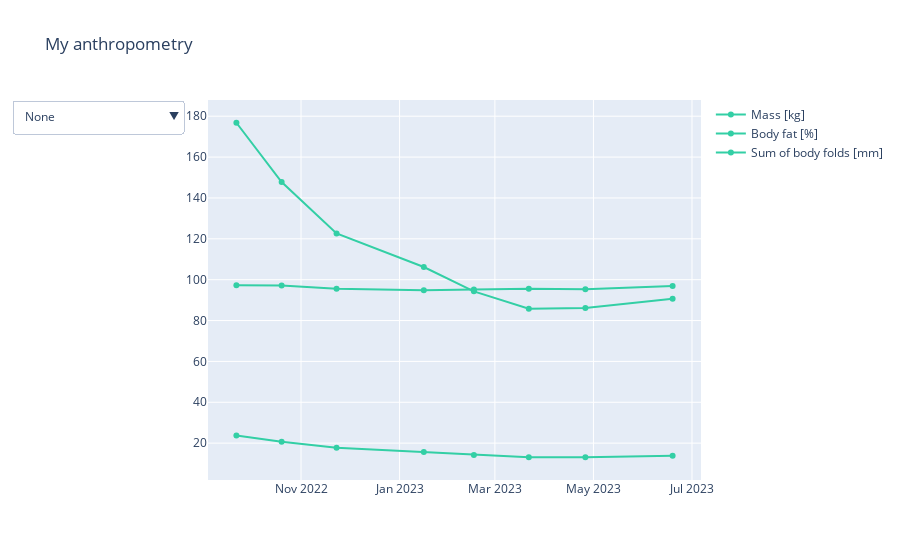

Notebook cell for this chart:
### Code cell
# Initialize figure
fig = go.Figure()

# Add Traces

fig.add_trace(
    go.Scatter(
        x=list(df.dataOrdem),
        y=list(df.massa),
        name="Mass [kg]",
        line=dict(color="#33CFA5"),
    )
)

fig.add_trace(
    go.Scatter(
        x=list(df.dataOrdem),
        y=list(df.gc),
        name="Body fat [%]",
        line=dict(color="#33CFA5"),
    )
)

fig.add_trace(
    go.Scatter(
        x=list(df.dataOrdem),
        y=list(df.somatorio),
        name="Sum of body folds [mm]",
        line=dict(color="#33CFA5"),
    )
)

# Buttons

fig.update_layout(
    updatemenus=[
        dict(
            active=0,
            buttons=list(
                [
                    dict(
                        label="None",
                        method="update",
                        args=[
                            {"visible": [True, True, True]},
                            {"title": "All", "annotations": []},
                        ],
                    ),
                    dict(
                        label="Mass [kg]",
                        method="update",
                        args=[
                            {"visible": [True, False, False]},
                            {"title": "Mass [kg]", "annotations": []},
                        ],
                    ),
                    dict(
                        label="Body fat [%]",
                        method="update",
                        args=[
                            {"visible": [False, True, False]},
                            {"title": "Body fat %", "annotations": []},
                        ],
                    ),
                    dict(
                        label="sum of body folds [mm]",
                        method="update",
                        args=[
                            {"visible": [False, False, True]},
                            {"title": "Sum of body folds", "annotations": []},
                        ],
                    ),
                ]
            ),
        )
    ]
)

# Set title
fig.update_layout(title_text="My anthropometry")

fig.show()

### Figure 1 — Plotly figure (JSON) as saved in the notebook; plotly's stock layout.template omitted (floating-point values rounded to 4 significant figures)
{"data": [{"line": {"color": "#33CFA5"}, "name": "Mass [kg]", "type": "scatter", "x": ["2022-09-22T00:00:00", "2022-10-20T00:00:00", "2022-11-23T00:00:00", "2023-01-16T00:00:00", "2023-02-16T00:00:00", "2023-03-22T00:00:00", "2023-04-26T00:00:00", "2023-06-19T00:00:00"], "y": [97.3, 97.2, 95.6, 94.85, 95.25, 95.6, 95.3, 96.86]}, {"line": {"color": "#33CFA5"}, "name": "Body fat [%]", "type": "scatter", "x": ["2022-09-22T00:00:00", "2022-10-20T00:00:00", "2022-11-23T00:00:00", "2023-01-16T00:00:00", "2023-02-16T00:00:00", "2023-03-22T00:00:00", "2023-04-26T00:00:00", "2023-06-19T00:00:00"], "y": [23.8, 20.7, 17.7, 15.7, 14.2, 13.1, 13.1, 13.8]}, {"line": {"color": "#33CFA5"}, "name": "Sum of body folds [mm]", "type": "scatter", "x": ["2022-09-22T00:00:00", "2022-10-20T00:00:00", "2022-11-23T00:00:00", "2023-01-16T00:00:00", "2023-02-16T00:00:00", "2023-03-22T00:00:00", "2023-04-26T00:00:00", "2023-06-19T00:00:00"], "y": [176.8, 147.8, 122.6, 106.2, 94.3, 85.8, 86.1, 90.7]}], "layout": {"title": {"text": "My anthropometry"}, "updatemenus": [{"active": 0, "buttons": [{"args": [{"visible": [true, true, true]}, {"annotations": [], "title": "All"}], "label": "None", "method": "update"}, {"args": [{"visible": [true, false, false]}, {"annotations": [], "title": "Mass [kg]"}], "label": "Mass [kg]", "method": "update"}, {"args": [{"visible": [false, true, false]}, {"annotations": [], "title": "Body fat %"}], "label": "Body fat [%]", "method": "update"}, {"args": [{"visible": [false, false, true]}, {"annotations": [], "title": "Sum of body folds"}], "label": "sum of body folds [mm]", "method": "update"}]}]}}
